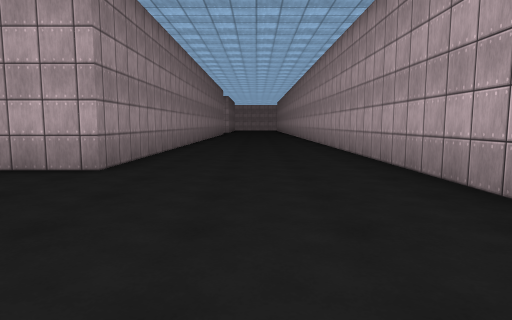
[1] (above)

24 first-person views from a walk through a 3-D level made in the Unity game engine. The camera is 1.3 m above the floor, tilts 6° down and sees 75° across. The floor is counted in squares, 2 m on a side. Each view is taken from the middle of a square. On the plan, view 1 faces up. The plan holds only what a view shows up to about 10 squares ahead; the rest is blank. The place goes on beyond the plan. The player is left out. Surface patterns are stand-ins for the level's own textures.

[2]
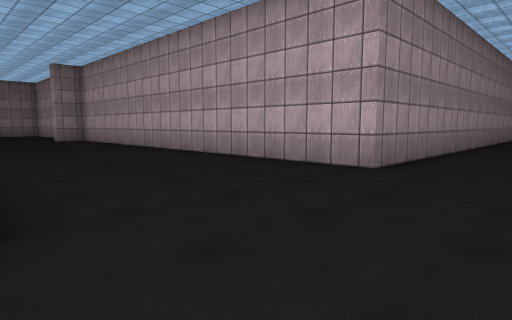

[3]
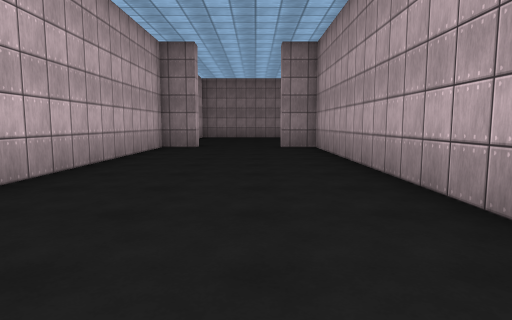

[4]
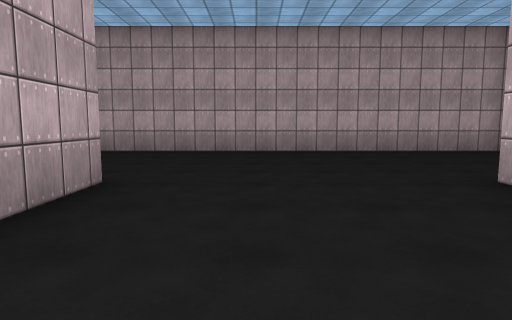

[5]
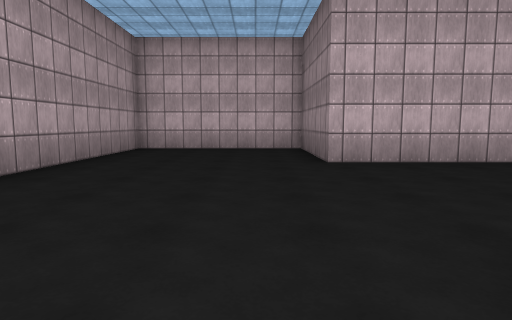

[6]
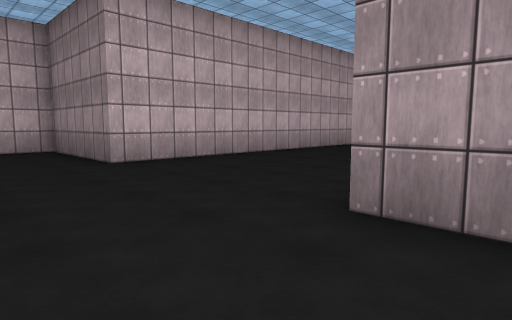

[7]
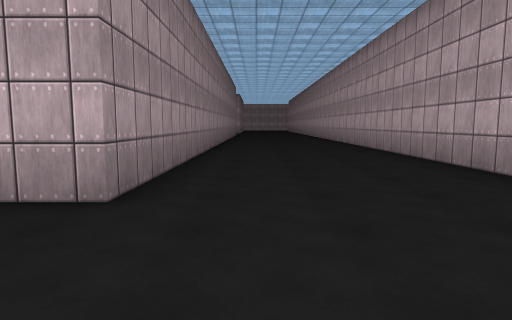

[8]
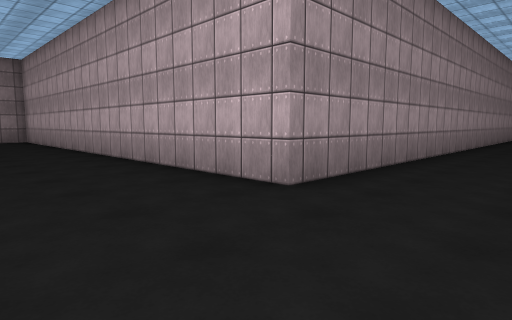

[9]
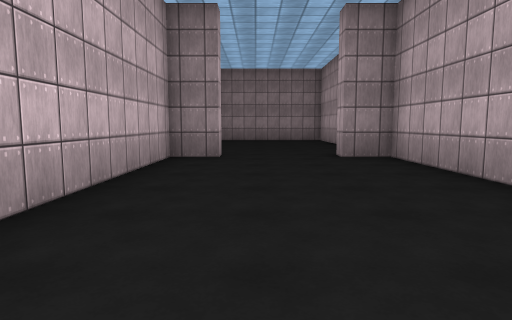

[10]
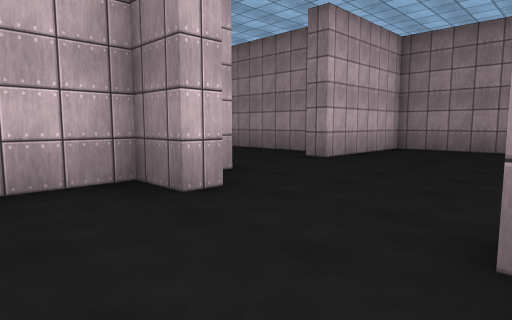

[11]
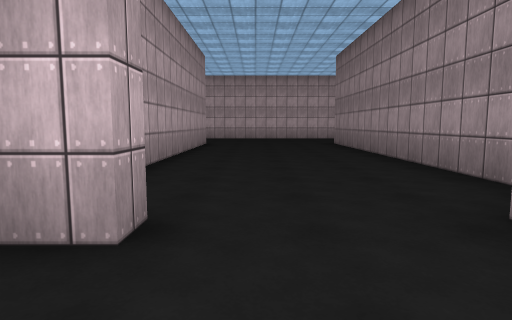

[12]
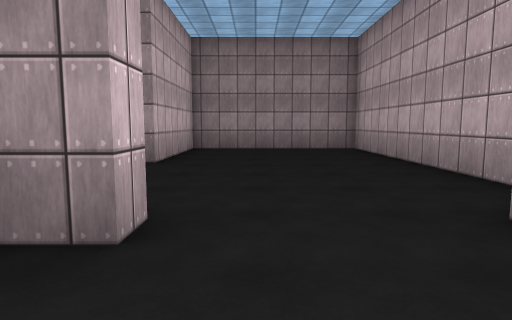

[13]
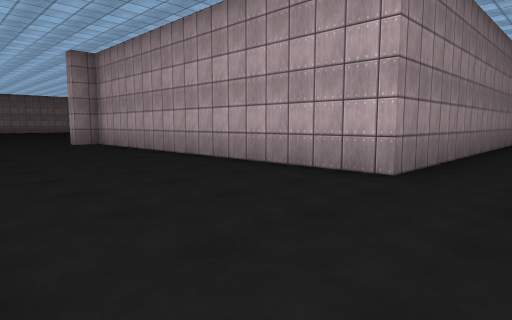

[14]
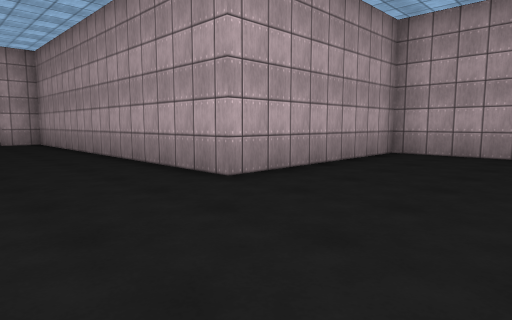

[15]
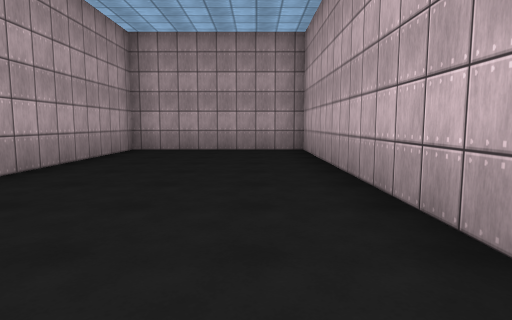

[16]
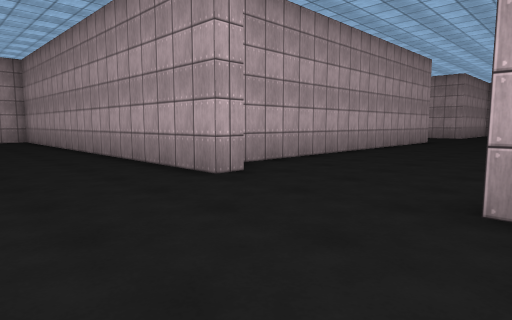

[17]
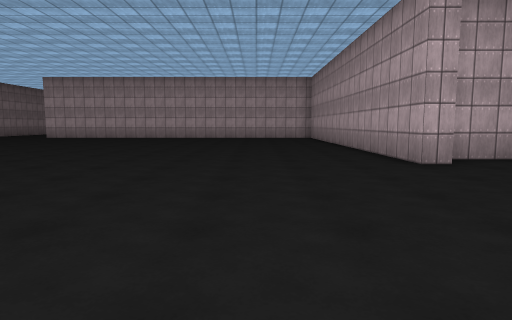

[18]
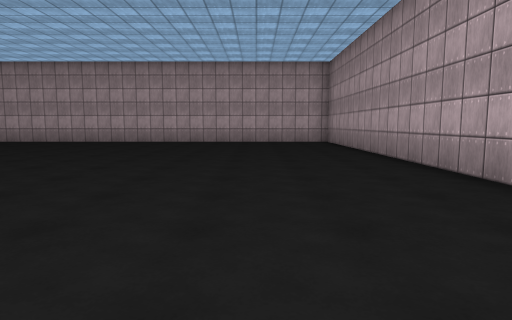

[19]
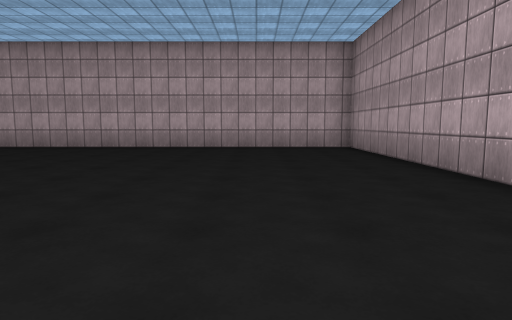

[20]
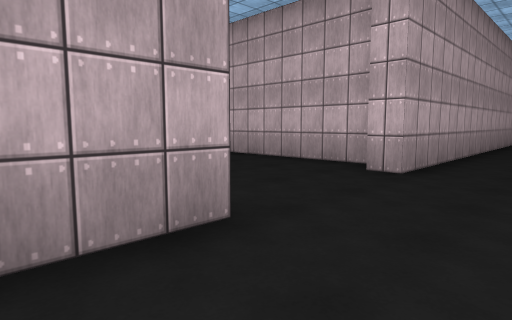

[21]
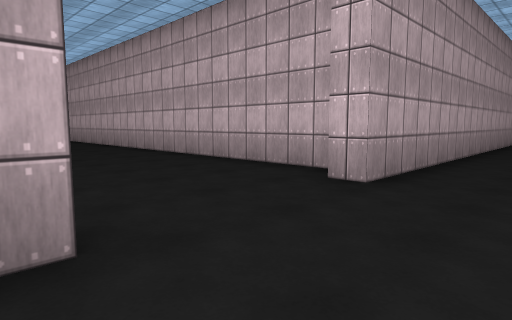

[22]
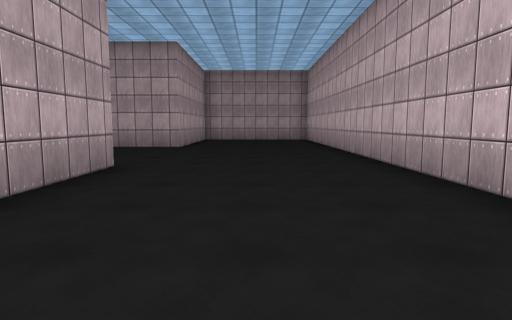

[23]
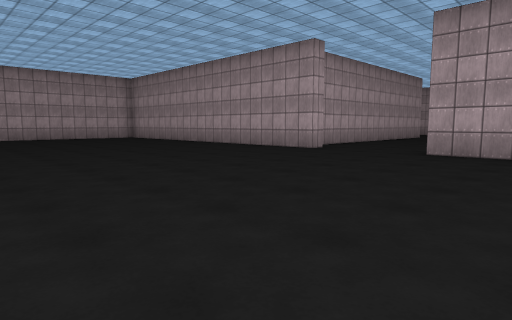

[24]
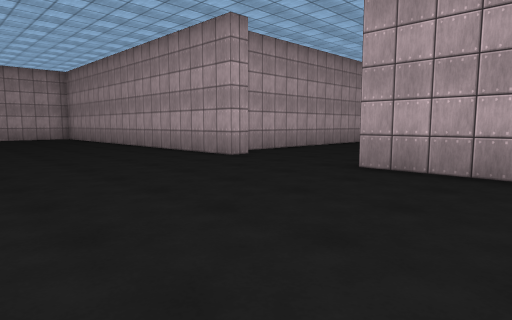

### Floor plan
Points are (right, up) in squares from view 1. A wall is a line through its corners. A room is listed if a view was taken in it or the views show most of it. See-through windows are left out.
Room 1 (views 1, 2, 3, 4, 5, 6, 7, 8, 9, 10, 12)
walls: (-2.2, 12.5) (-2.2, 4.8) (-14.8, 4.8) (-14.8, 3.8) (-15.2, 3.8); (-15.4, 1.3) (-14.8, 1.3) (-14.8, 0.3) (-2.2, 0.3) (-2.2, -3.2) (2.3, -3.2) (2.3, 12.1)
ways out: opening at (-15, 2.5) to room 2
Room 2 (view 11)
walls: (-16.3, 0.3) (-15.5, 0.3); (-16.5, 4.8) (-22.3, 4.8) (-22.3, 0.3) (-18.8, 0.3)
ways out: opening at (-15, 2.5) to room 1; opening at (-17.5, 0) to room 3
Room 3 (views 13, 14, 15, 16, 17, 18, 19, 20, 21, 22, 23, 24)
walls: (-29.6, -10.5) (-30.2, -10.5) (-30.2, 0.7) (-38.5, 0.7); (-29.5, -14.3) (-10.2, -14.3) (-10.2, -9.8) (-15.2, -9.8) (-15.2, -1.5); (-30.2, -16.5) (-30.2, -13.5) (-29.8, -13.5); (-19.8, -0.9) (-19.8, -9.8) (-29.4, -9.8); (-18.8, 0.3) (-18.8, -0.2); (-16.3, -0.2) (-16.3, 0.3)
ways out: opening at (-17.5, 0) to room 2

Where each view was taken, in squares from view 1:
view 1: 0 up, 0 right, facing up
view 2: 0 up, 0 right, facing up-left
view 3: 3 up, 5 left, facing left
view 4: 3 up, 6 left, facing right
view 5: 6 up, 1 left, facing down
view 6: 6 up, 0 right, facing down-left
view 7: 2 up, 1 left, facing up
view 8: 2 up, 0 right, facing up-left
view 9: 2 up, 8 left, facing left
view 10: 4 up, 13 left, facing down-left
view 11: 2 up, 17 left, facing down
view 12: 2 up, 13 left, facing left
view 13: 14 down, 18 left, facing up-left
view 14: 13 down, 18 left, facing up-right
view 15: 13 down, 19 left, facing right
view 16: 14 down, 33 left, facing up-right
view 17: 16 down, 33 left, facing up
view 18: 12 down, 33 left, facing up
view 19: 9 down, 33 left, facing up
view 20: 9 down, 32 left, facing down-right
view 21: 10 down, 32 left, facing down-right
view 22: 12 down, 25 left, facing right
view 23: 16 down, 38 left, facing up-right
view 24: 16 down, 35 left, facing up-right
